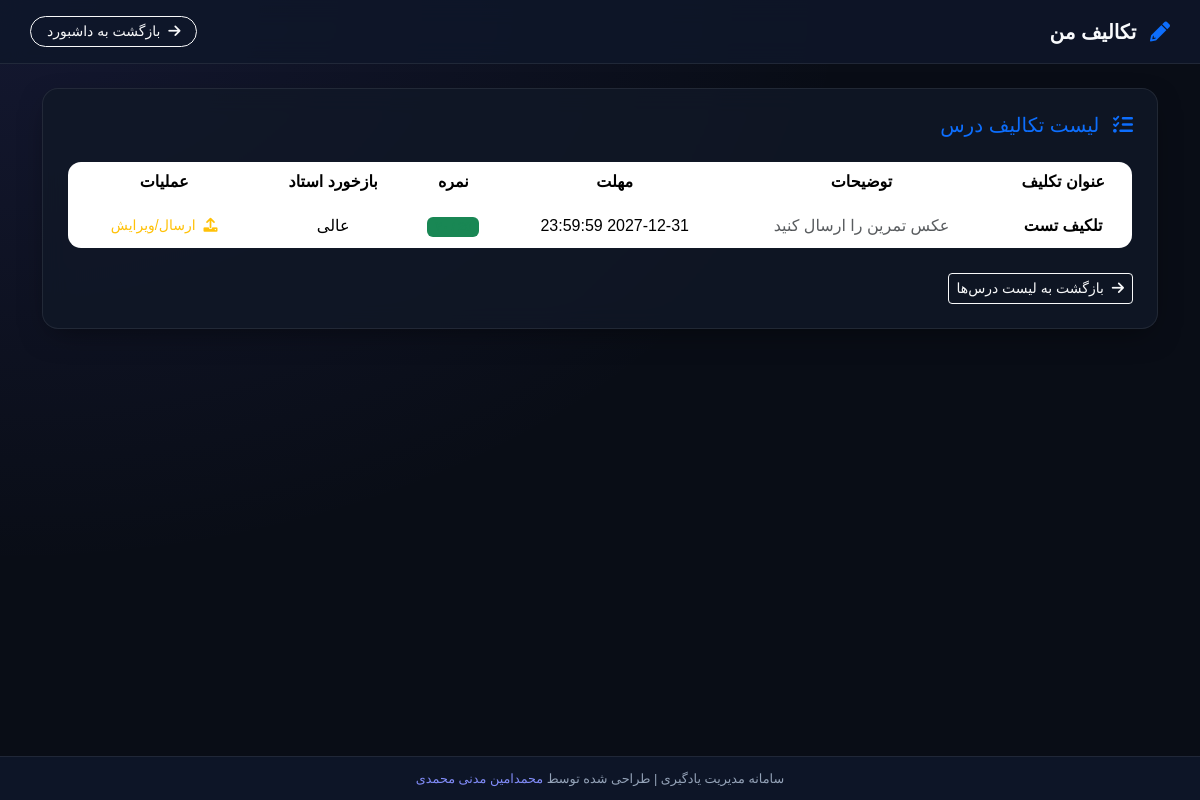
Page /dashboard/homeworks/index.php?class_course_id=12 (signed in) on the committed database.
### tables this page shows
CREATE TABLE `homework_submissions` (
  `id` int(11) NOT NULL AUTO_INCREMENT,
  `homework_id` int(11) NOT NULL,
  `student_id` int(11) NOT NULL,
  `file_path` varchar(255) DEFAULT NULL,
  `text_response` text DEFAULT NULL,
  `grade` int(11) DEFAULT NULL,
  `feedback` text DEFAULT NULL,
  `submitted_at` datetime DEFAULT current_timestamp(),
  PRIMARY KEY (`id`),
  KEY `homework_id` (`homework_id`),
  KEY `student_id` (`student_id`),
  CONSTRAINT `homework_submissions_ibfk_1` FOREIGN KEY (`homework_id`) REFERENCES `homeworks` (`id`) ON DELETE CASCADE,
  CONSTRAINT `homework_submissions_ibfk_2` FOREIGN KEY (`student_id`) REFERENCES `users` (`id`) ON DELETE CASCADE
);

CREATE TABLE `homeworks` (
  `id` int(11) NOT NULL AUTO_INCREMENT,
  `class_course_id` int(11) NOT NULL,
  `teacher_id` int(11) NOT NULL,
  `title` varchar(100) NOT NULL,
  `description` text DEFAULT NULL,
  `file_path` varchar(255) DEFAULT NULL,
  `deadline` datetime NOT NULL,
  `created_at` datetime DEFAULT current_timestamp(),
  PRIMARY KEY (`id`),
  KEY `class_course_id` (`class_course_id`),
  KEY `teacher_id` (`teacher_id`),
  CONSTRAINT `homeworks_ibfk_1` FOREIGN KEY (`class_course_id`) REFERENCES `classcourses` (`id`) ON DELETE CASCADE,
  CONSTRAINT `homeworks_ibfk_2` FOREIGN KEY (`teacher_id`) REFERENCES `users` (`id`) ON DELETE CASCADE
);

### dashboard/homeworks/index.php (the view, shortened to what this page needs)
<?php
require_once '../../db.php';
$user_id = $_SESSION['user_id'];
$class_course_id = (int) ($_GET['class_course_id'] ?? 0);
$action = $_GET['action'] ?? '';
$homework_id = (int) ($_GET['homework_id'] ?? 0);
$stmt = $pdo->prepare("
    SELECT cc.id, cc.course_name, c.name AS class_name
    FROM classcourses cc
    JOIN classes c ON cc.class_id = c.id
    JOIN users u ON u.class_id = c.id
    WHERE u.id = ?
    ORDER BY c.name, cc.course_name
");
$stmt->execute([$user_id]);
$lessons = $stmt->fetchAll(PDO::FETCH_ASSOC);
$homeworks = [];
if ($class_course_id) {
    $stmt = $pdo->prepare("
        SELECT h.id, h.title, h.description, h.file_path, h.deadline, h.created_at,
               hs.file_path AS student_file, hs.text_response, hs.grade, hs.feedback
        FROM homeworks h
        LEFT JOIN homework_submissions hs ON h.id = hs.homework_id AND hs.student_id = ?
        WHERE h.class_course_id = ?
        ORDER BY h.created_at DESC
    ");
    $stmt->execute([$user_id, $class_course_id]);
    $homeworks = $stmt->fetchAll(PDO::FETCH_ASSOC);
}
?>
<!DOCTYPE html>
<html lang="fa" dir="rtl">
<head>
    <link href="../../css/bootstrap.rtl.min.css" rel="stylesheet">
    <link href="https://cdn.jsdelivr.net/gh/rastikerdar/vazirmatn@v33.003/Vazirmatn-font-face.css" rel="stylesheet">
    <link href="../../css/all.min.css" rel="stylesheet">
    <link rel="stylesheet" href="../../css/fontawesome.min.css">
</head>
<body>
    <div class="topbar">
        <span class="fw-bold fs-5"><i class="fas fa-pencil-alt text-primary me-2"></i> تکالیف من</span>
        <a href="../index.php" class="btn btn-sm btn-outline-light rounded-pill px-3"><i class="fas fa-arrow-right me-1"></i> بازگشت به داشبورد</a>
    </div>
    <div class="container mt-4">
        <?php if (!$class_course_id): ?>
            <div class="card-custom">
                <h5 class="mb-4 text-primary"><i class="fas fa-book me-2"></i> درس مورد نظر را انتخاب کنید</h5>
                <div class="table-responsive">
                    <table class="table text-center align-middle m-0">
                        <thead>
                            <tr>
                                <th>نام کلاس و درس</th>
                                <th style="width: 150px;">عملیات</th>
                            </tr>
                        </thead>
                        <tbody>
                            <?php foreach ($lessons as $lesson): ?>
                                <tr>
                                    <td><strong><?php echo htmlspecialchars($lesson['class_name'] . ' - ' . $lesson['course_name']); ?></strong></td>
                                    <td>
                                        <a href="?class_course_id=<?php echo $lesson['id']; ?>" class="btn btn-gradient-primary btn-sm">
                                            <i class="fas fa-tasks me-1"></i> تکالیف
                                        </a>
                                    </td>
                                </tr>
                            <?php endforeach; ?>
                            <?php if (empty($lessons)): ?>
                                <tr><td colspan="2" class="text-muted py-4">هیچ درسی یافت نشد.</td></tr>
                            <?php endif; ?>
                        </tbody>
                    </table>
                </div>
            </div>
        <?php else: ?>
            <div class="card-custom">
                <h5 class="mb-4 text-primary"><i class="fas fa-tasks me-2"></i> لیست تکالیف درس</h5>
                <div class="table-responsive">
                    <table class="table text-center align-middle m-0">
                        <thead>
                            <tr>
                                <th>عنوان تکلیف</th>
                                <th>توضیحات</th>
                                <th>مهلت</th>
                                <th>نمره</th>
                                <th>بازخورد استاد</th>
                                <th>عملیات</th>
                            </tr>
                        </thead>
                        <tbody>
                            <?php foreach ($homeworks as $hw): ?>
                                <?php $is_active = strtotime($hw['deadline']) > time(); ?>
                                <tr>
                                    <td><strong><?php echo htmlspecialchars($hw['title']); ?></strong></td>
                                    <td class="text-muted" style="max-width: 200px;"><?php echo htmlspecialchars($hw['description'] ?: '-'); ?></td>
                                    <td><?php echo htmlspecialchars($hw['deadline']); ?></td>
                                    <td>
                                        <?php if ($hw['grade'] !== null): ?>
                                            <span class="badge bg-success bg-opacity-20 text-success px-2 py-1"><?php echo $hw['grade']; ?> / ۲۰</span>
                                        <?php else: ?>
                                            <span class="text-muted">-</span>
                                        <?php endif; ?>
                                    </td>
                                    <td><?php echo htmlspecialchars($hw['feedback'] ?: '-'); ?></td>
                                    <td>
                                        <?php if ($is_active): ?>
                                            <a href="?class_course_id=<?php echo $class_course_id; ?>&action=submit&homework_id=<?php echo $hw['id']; ?>" class="btn btn-sm btn-outline-warning border-0">
                                                <i class="fas fa-upload me-1"></i> ارسال/ویرایش
                                            </a>
                                        <?php else: ?>
                                            <span class="badge bg-danger bg-opacity-20 text-danger">پایان مهلت</span>
                                        <?php endif; ?>
                                    </td>
                                </tr>
                            <?php endforeach; ?>
                        </tbody>
                    </table>
                </div>
                <a href="index.php" class="btn btn-outline-light btn-sm mt-4"><i class="fas fa-arrow-right me-1"></i> بازگشت به لیست درس‌ها</a>
            </div>
        <?php endif; ?>
    </div>
    <footer>
        سامانه مدیریت یادگیری | طراحی شده توسط <a href="https://aminmadani.ir" target="_blank">محمدامین مدنی محمدی</a>
    </footer>
</body>
</html>

### dashboard/homeworks/index.php (style rules this page uses)
:root { --bg-dark: #090d16; --bg-card: rgba(17, 24, 39, 0.8); --border-color: rgba(255, 255, 255, 0.08); --primary-accent: #6366f1; --text-main: #f8fafc; --text-muted: #94a3b8; }
* { font-family: 'Vazirmatn', sans-serif; box-sizing: border-box; }
body { background-color: var(--bg-dark); background-image: radial-gradient(at 0% 0%, rgba(99, 102, 241, 0.12) 0px, transparent 50%); color: var(--text-main); min-height: 100vh; padding-bottom: 80px; margin: 0; }
.topbar { background: rgba(15, 23, 42, 0.85); backdrop-filter: blur(12px); border-bottom: 1px solid var(--border-color); padding: 16px 30px; display: flex; justify-content: space-between; align-items: center; }
.card-custom { background: var(--bg-card); border: 1px solid var(--border-color); border-radius: 16px; backdrop-filter: blur(12px); padding: 24px; box-shadow: 0 10px 30px -10px rgba(0, 0, 0, 0.5); }
table { background: var(--bg-card); border-radius: 14px; overflow: hidden; border: 1px solid var(--border-color); color: var(--text-main) !important; }
table thead { background: #0f172a; }
table th { color: var(--text-muted); font-weight: 600; padding: 14px; border-bottom: 1px solid var(--border-color); }
table td { padding: 12px 14px; border-bottom: 1px solid var(--border-color); vertical-align: middle; }
footer { position: fixed; bottom: 0; left: 0; right: 0; text-align: center; padding: 12px; background: rgba(15, 23, 42, 0.9); backdrop-filter: blur(10px); color: var(--text-muted); font-size: 0.8rem; border-top: 1px solid var(--border-color); z-index: 99; }
footer a { color: #818cf8; text-decoration: none; }

### rows in the picture
homework_submissions: homework.title "تلکیف تست", homework.description "عکس تمرین را ارسال کنید", homework.deadline "2027-12-31 23:59:59", feedback "عالی"
